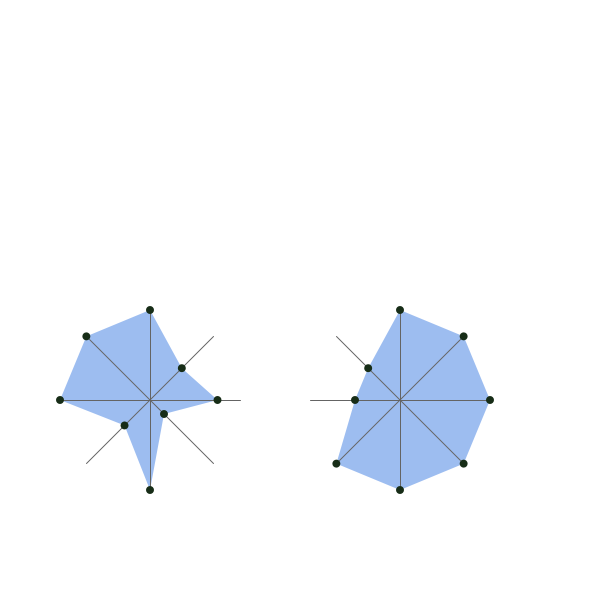
Frame 1 (no input)
Frame 60 (the mouse pressed at the canvas centre just before this capture): identical to frame 1, image omitted
Frame 120 (the mouse held since frame 60 and released just before this capture): identical to frame 1, image omitted

The Processing sketch that drew this single still picture (run headless with seeded random() and noise(); from frame 60 on, the mouse is pressed at the canvas centre):

// Processing sketch: radarChart
// ── radarChart.pde

float size = 90;
float temp;
int how_many = 8;

int min = 0; 
int max = 100;                    // scale for map function

float[] xPos = {150, 400};                         // position of the radar charts
float[] yPos = {400, 400};

float data_1[] = {100, 50, 75, 22, 100, 40, 100, 100};    // dataset 1
float[] new_data_1 = new float[how_many];

float data_2[] = {100, 100, 100, 100, 100, 100, 50, 50};      // dataset 2
float[] new_data_2 = new float[how_many];

int eWidth = 10;

// contains the values
Value[] positions_1 = new Value[how_many]; 
Value[] positions_2 = new Value[how_many]; 

void setup() {
  size(600, 600);
}


void draw() {

  background(255);

  println("first");
  drawChart(size, xPos[0], yPos[0], data_1, new_data_1, positions_1);

  println("second");
  drawChart(size, xPos[1], yPos[1], data_2, new_data_2, positions_2);
}


void drawChart(float s, float x, float y, float[] val, float[] new_val, Value[] display_data) {

  // line setup 
  // lines drawn at end (so they are on top)
  temp = s*s;            // calculate x and y movement for new end of line
  temp = temp/2;         // (Pythagorus)
  temp = sqrt(temp);


  // setup values

  // val 0 is 12 o'clock position then move round to the right
  new_val[0] = map(val[0], min, max, 0, s);
  display_data[0] = new Value(val[0], x, y-new_val[0]);

  new_val[1] = map(val[1], min, max, 0, temp);
  display_data[1] = new Value(val[1], x+new_val[1], y-new_val[1]);

  new_val[2] = map(val[2], min, max, 0, s);
  display_data[2] = new Value(val[2], x+new_val[2], y);

  new_val[3] = map(val[3], min, max, 0, temp);
  display_data[3] = new Value(val[3], x+new_val[3], y+new_val[3]);

  new_val[4] = map(val[4], min, max, 0, s);
  display_data[4] = new Value(val[4], x, y+new_val[4]);

  new_val[5] = map(val[5], min, max, 0, temp);
  display_data[5] = new Value(val[5], x-new_val[5], y+new_val[5]);

  new_val[6] = map(val[6], min, max, 0, s);
  display_data[6] = new Value(val[6], x-new_val[6], y);

  new_val[7] = map(val[7], min, max, 0, temp);
  display_data[7] = new Value(val[7], x-new_val[7], y-new_val[7]);


  // display chart

  // TRIANGLES
  pushStyle();  
  noStroke();
  for (int i = 0; i<display_data.length; i++) {
    // triangles
    if (i<display_data.length-1) {
      fill(157, 189, 240);
      triangle(x, y, display_data[i].getX(), display_data[i].getY(), display_data[i+1].getX(), display_data[i+1].getY() );
    }
    if (i==display_data.length-1) {
      fill(157, 189, 240);
      triangle(x, y, display_data[0].getX(), display_data[0].getY(), display_data[i].getX(), display_data[i].getY());
    }
  }
  popStyle();

  // LINES
  stroke(100);
  line(x-s, y, x+s, y);                  // horiz
  line(x, y-s, x, y+s);                  // vert
  line(x-temp, y-temp, x+temp, y+temp);  // diagonal
  line(x-temp, y+temp, x+temp, y-temp);

  // ELLIPSES
  pushStyle();  
  noStroke();
  for (int i = 0; i<display_data.length; i++) {
    display_data[i].display();
  }
  popStyle();
}
// ── class_Value.pde
class Value{
  
  float val;
  float x;
  float y;
  float w;
  float h;
  
  Value(float _val, float _x, float _y){
    val = _val;
    x = _x;
    y = _y;
    w = 8;
    h = 8;

  }
  
  void display(){
    fill(23,45,23);
    ellipse(x,y,w,h);
  }
  
  float getX(){
    return x;
  }
  
  float getY(){
    return y;
  }
  
  
  
}
